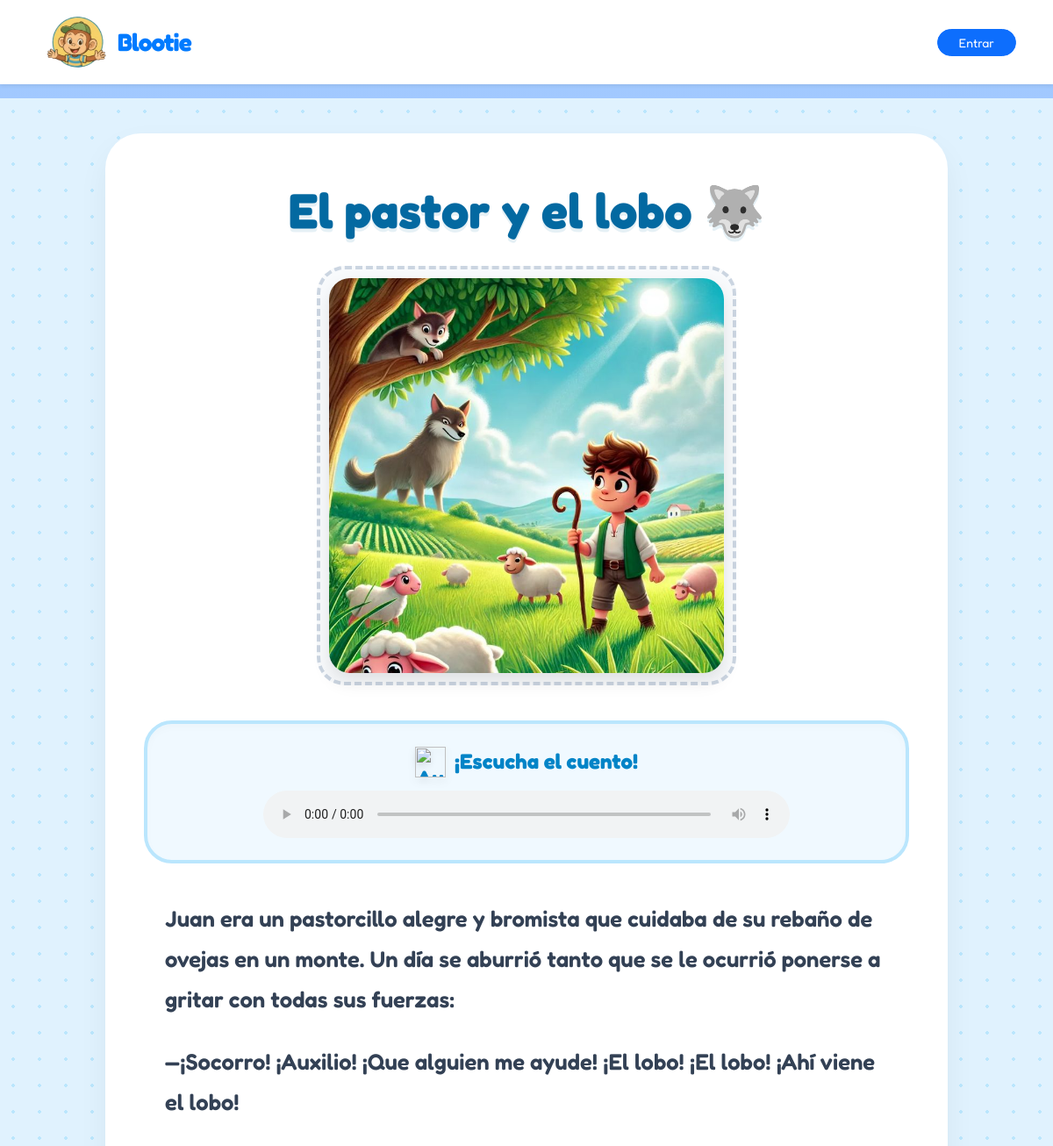
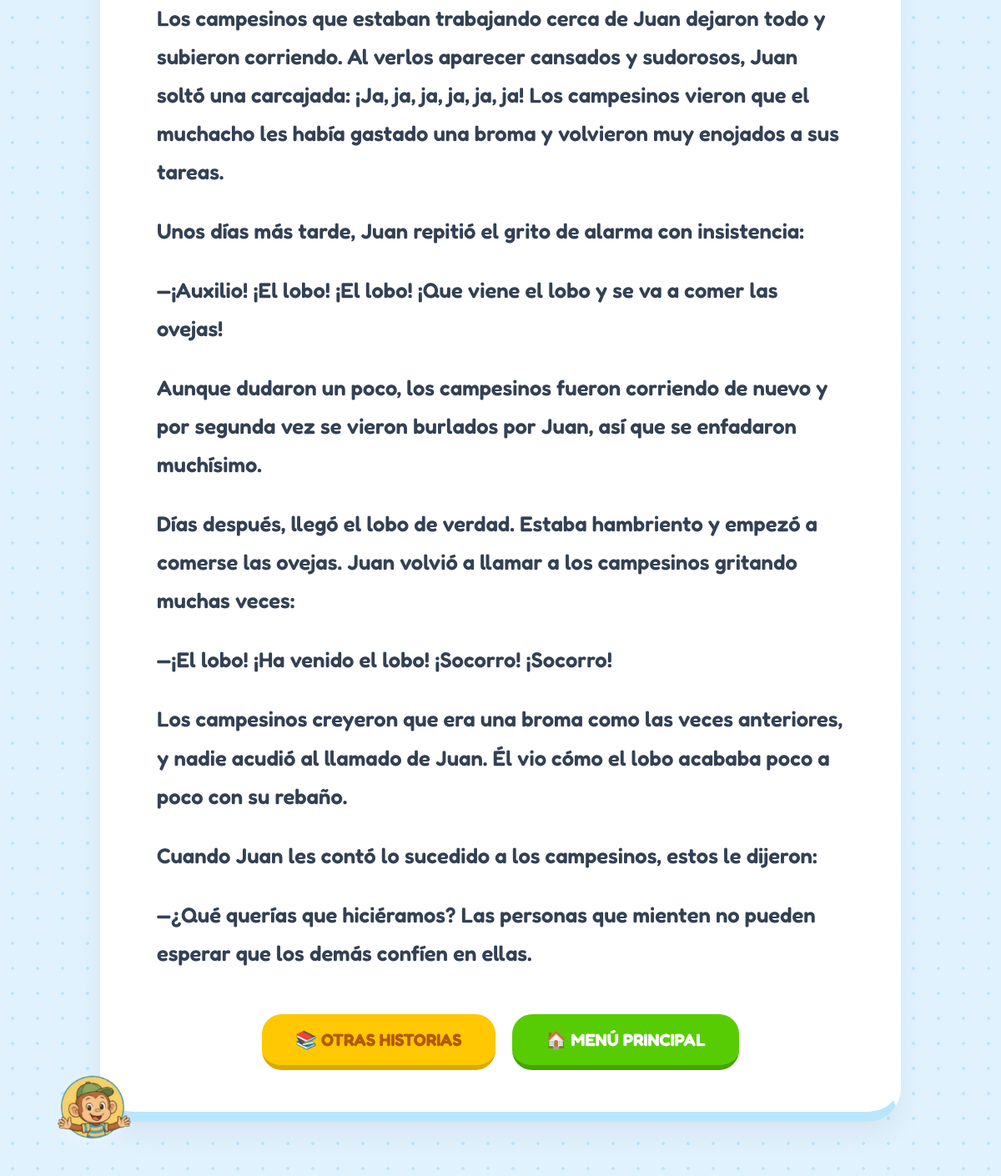
/cuentos/4/, run on the app's committed database (2 pictures, top to bottom).
### blootie_app/models.py (models this page shows, shortened)
class Cuento(models.Model):
    titulo = models.CharField(max_length=200)
    portada = models.ImageField(upload_to='cuentos/portadas/')
    contenido = models.TextField()
    audio = models.FileField(upload_to='cuentos/audios/', blank=True, null=True)

### blootie_app/views.py (the view)
# urls.py: path('cuentos/<int:cuento_id>/', views.cuento_detail, name='story_detail'),
def cuento_detail(request, cuento_id):
    cuento = get_object_or_404(Cuento, id=cuento_id)
    return render(request, 'student/story_detail.html', {'cuento': cuento})

### templates/student/story_detail.html (shortened to what this page needs)
{% extends 'base.html' %}
{% load static %}
{% block content %}
<div class="blootie-story-theme">
    <div class="story-card-detail animate__animated animate__zoomIn">
        <h1 class="story-title">{{ cuento.titulo }}</h1>
        <div class="text-center">
            {% if cuento.portada %}
            <div class="story-cover-wrapper">
                <img src="{{ cuento.portada.url }}" class="story-cover img-fluid" alt="Portada de {{ cuento.titulo }}">
            </div>
            {% endif %}
        </div>
        {% if cuento.audio %}
        <div class="audio-player-panel">
            <p class="audio-title">
                <img src="https://raw.githubusercontent.com/microsoft/fluentui-emoji/main/assets/Headphone/3D/headphone_3d.png" style="width: 35px; filter: drop-shadow(0 4px 4px rgba(0,0,0,0.1));" alt="Audio">
                ¡Escucha el cuento!
            </p>
            <audio controls>
                <source src="{{ cuento.audio.url }}" type="audio/mpeg">
            </audio>
        </div>
        {% endif %}
        <div class="story-text px-md-4">
            {{ cuento.contenido|linebreaks }}
        </div>
        <div class="action-bar">
            <a href="{% url 'student_stories' %}" class="btn-b-action btn-b-yellow">
                📚 Otras Historias
            </a>
            <a href="{% url 'student_dashboard' %}" class="btn-b-action btn-b-green">
                🏠 Menú Principal
            </a>
        </div>
    </div>
</div>
{% endblock %}

### static/css/app.css (style rules this page uses)
html, body, h1, h2, h3, h4, h5, h6, p, a, span, button { font-family: 'Fredoka', sans-serif !important; }
body { background: radial-gradient(circle at top left, rgba(255, 152, 203, .28), transparent 18%), radial-gradient(circle at top right, rgba(111, 197, 255, .25), transparent 22%), linear-gradient(180deg, #fffdf7 0%, #f7fbff 55%, #fff8fd 100%); min-height: 100vh; color: #2c3850; margin: 0; padding: 0; font-family: 'Poppins', sans-serif; }
body { margin: 0; padding: 0; }
body { margin: 0; padding: 0; font-family: 'Poppins', sans-serif; background: linear-gradient( rgba(120, 180, 255, 0.7), rgba(160, 120, 255, 0.7) ), url('/static/img/fondo_blootie.png'); background-size: cover; background-position: center; background-repeat: no-repeat; }

### templates/student/story_detail.html (style rules this page uses)
.blootie-story-theme { background-color: #E0F2FE !important; background-image: radial-gradient(#BAE6FD 2px, transparent 2px) !important; background-size: 30px 30px !important; min-height: 100vh; font-family: 'Nunito', sans-serif; padding-top: 40px; padding-bottom: 80px; display: flex; flex-direction: column; align-items: center; position: relative; overflow-x: hidden; }
.story-card-detail { background: white; border-radius: 40px; padding: 50px 40px; border: 4px solid #FFFFFF; border-bottom: 12px solid #BAE6FD; box-shadow: 0 15px 35px rgba(0,0,0,0.05); max-width: 960px; width: 95%; position: relative; z-index: 2; }
.story-title { color: #0369A1; font-weight: 900; font-size: 3.5rem; text-align: center; line-height: 1.2; margin-bottom: 30px; text-shadow: 0 4px 0px rgba(3, 105, 161, 0.1); }
.story-cover-wrapper { border-radius: 32px; padding: 10px; background: #F8FAFC; border: 4px dashed #CBD5E1; display: inline-block; margin-bottom: 40px; }
.story-cover { border-radius: 24px; max-height: 450px; width: auto; object-fit: contain; box-shadow: 0 10px 20px rgba(0,0,0,0.1); }
.story-text { font-size: 1.6rem; line-height: 1.8; color: #334155; font-family: 'Comic Sans MS', 'Quicksand', 'Chalkboard SE', cursive; text-align: left; font-weight: 600; }
.story-text p { margin-bottom: 25px; }
.audio-player-panel { background: #F0F9FF; border: 4px solid #BAE6FD; border-radius: 32px; padding: 25px 30px; margin-bottom: 40px; display: flex; flex-direction: column; align-items: center; box-shadow: inset 0 4px 10px rgba(0,0,0,0.02); }
.audio-player-panel audio { width: 100%; max-width: 600px; height: 54px; outline: none; }
.audio-title { color: #0284C7; font-size: 1.5rem; font-weight: 900; display: flex; align-items: center; gap: 10px; margin-bottom: 15px; }
.action-bar { display: flex; flex-wrap: wrap; justify-content: center; gap: 20px; margin-top: 50px; width: 100%; z-index: 3; }
.btn-b-action { font-size: 1.3rem; font-weight: 900; text-transform: uppercase; padding: 15px 40px; border-radius: 24px; text-decoration: none; display: inline-flex; align-items: center; gap: 10px; transition: all 0.1s; color: white; }
.btn-b-yellow { background: #FFC800; border-bottom: 6px solid #D9AA00; color: #B25A00; }
.btn-b-green { background: #58CC02; border-bottom: 6px solid #46A302; }

### data on the page
Cuento: titulo "El pastor y el lobo 🐺", portada (picture), contenido "Juan era un pastorcillo alegre y bromista que cuidaba de su rebaño de ovejas en un monte. Un día se aburrió tanto que se le ocurrió ponerse a gritar con todas sus fuerzas: —¡Socorro! ¡Auxilio! ¡Que alguien me ayude! ¡El lobo! ¡El lobo! ¡Ahí viene el lobo! Los campesinos que estaban trabajando cerca de Juan dejaron todo y subieron corriendo. Al verlos aparecer cansados y sudorosos, Juan soltó una carcajada: ¡Ja, ja, ja, ja, ja, ja! Los campesinos vieron que el muchacho les había gastado una broma y volvieron muy enojados a sus tareas. Unos días más tarde, Juan repitió el grito de alarma con insistencia: —¡Auxilio! ¡El lobo! ¡El lobo! ¡Que viene el lobo y se va a comer las ovejas! Aunque…"
